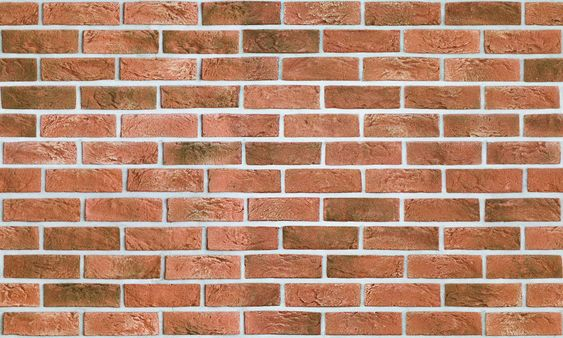
#> input picture rsc/tijolos.png, 563 x 338 px
$ python questao-3-b.py
#> lines starting #> are read from the running program, lines starting #| are printed output that depends on the picture
import sys
import cv2 as cv
import numpy as np
from matplotlib import pyplot as plt

caminho_imagem_1 = 'rsc/tijolos.png'
caminho_imagem_2 = 'rsc/grama.png'

if len(sys.argv) >= 2:
    caminho_imagem_1 = sys.argv[1]
if len(sys.argv) >= 3:
    caminho_imagem_2 = sys.argv[2]

img_1 = cv.imread(caminho_imagem_1, 0)
#> img_1: shape (338, 563); min 38, max 254, mean 145.9
img_2 = cv.imread(caminho_imagem_2, 0)
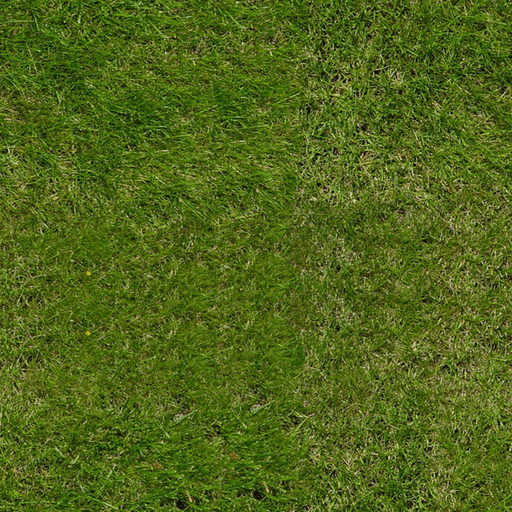
#> input picture rsc/grama.png, 512 x 512 px
#> img_2: shape (512, 512); min 0, max 234, mean 90.7

f_1 = np.fft.fft2(img_1)
fshift_1 = np.fft.fftshift(f_1)
fase_1 = np.angle(fshift_1)
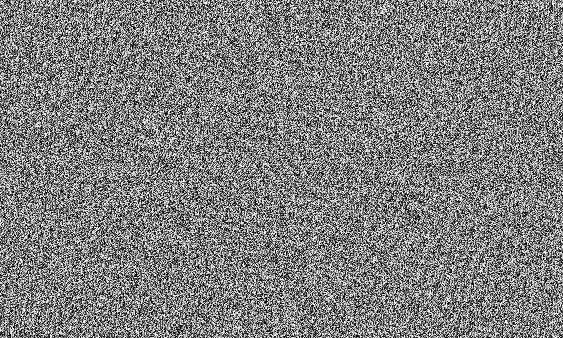
#> fase_1: shape (338, 563) float64; min -3.14, max 3.14, mean -1.65e-05; drawn with min black and max white
amplitude_1 = 20*np.log(np.abs(fshift_1))
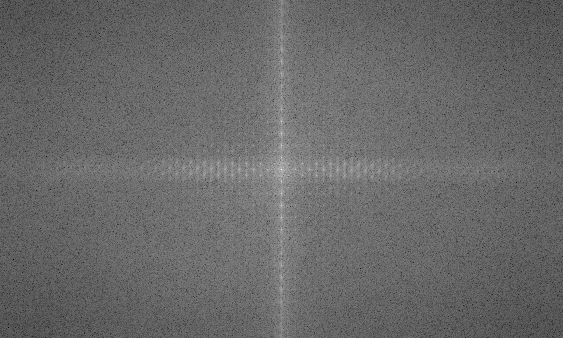
#> amplitude_1: shape (338, 563) float64; min 38.63, max 342.8, mean 163.5; drawn with min black and max white

amplitude_1 = amplitude_1 * 5 + 30

f_2 = np.fft.fft2(img_2)
fshift_2 = np.fft.fftshift(f_2)
fase_2 = np.angle(fshift_2)
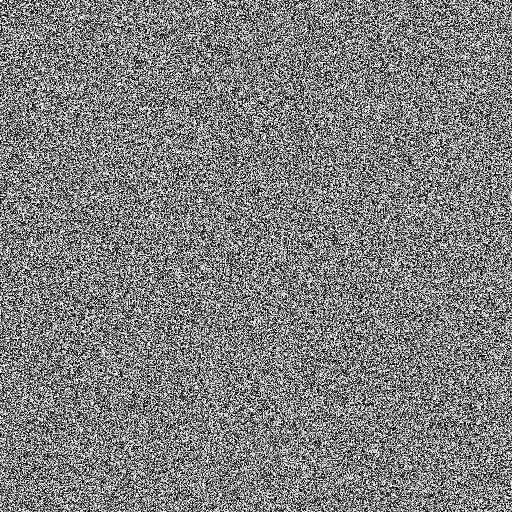
#> fase_2: shape (512, 512) float64; min -3.14, max 3.14, mean 2.4e-05; drawn with min black and max white
amplitude_2 = 20*np.log(np.abs(fshift_2))
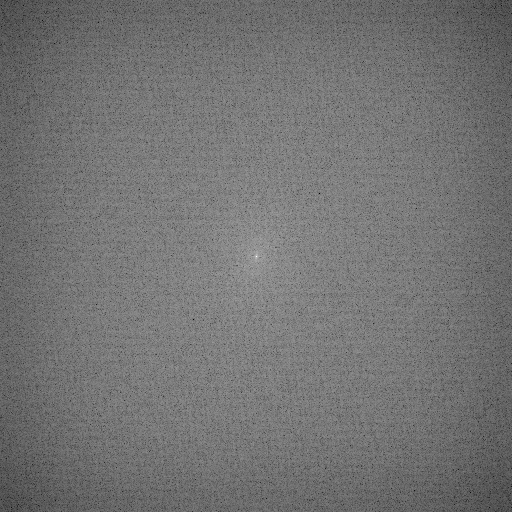
#> amplitude_2: shape (512, 512) float64; min 43.16, max 339.7, mean 177.5; drawn with min black and max white

fase_2 = fase_2 * 5 + 30

inversa_1 = np.multiply(amplitude_1, np.exp(1j*fase_1))
img_inversa_1 = np.real(np.fft.ifft2(inversa_1))
img_inversa_1 = np.abs(img_inversa_1)
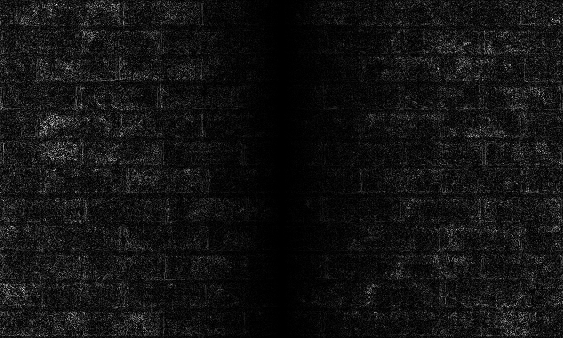
#> img_inversa_1: shape (338, 563) float64; min 9.9e-07, max 12.36, mean 0.916; drawn with min black and max white

inversa_2 = np.multiply(amplitude_2, np.exp(1j*fase_2))
img_inversa_2 = np.real(np.fft.ifft2(inversa_2))
img_inversa_2 = np.abs(img_inversa_2)
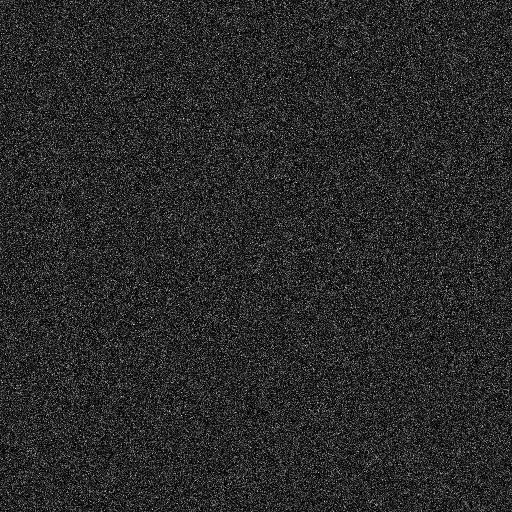
#> img_inversa_2: shape (512, 512) float64; min 4.83e-08, max 0.263, mean 0.0429; drawn with min black and max white

plt.imshow(img_inversa_1, cmap='gray')
plt.show()

plt.imshow(img_inversa_2, cmap='gray')
plt.show()
